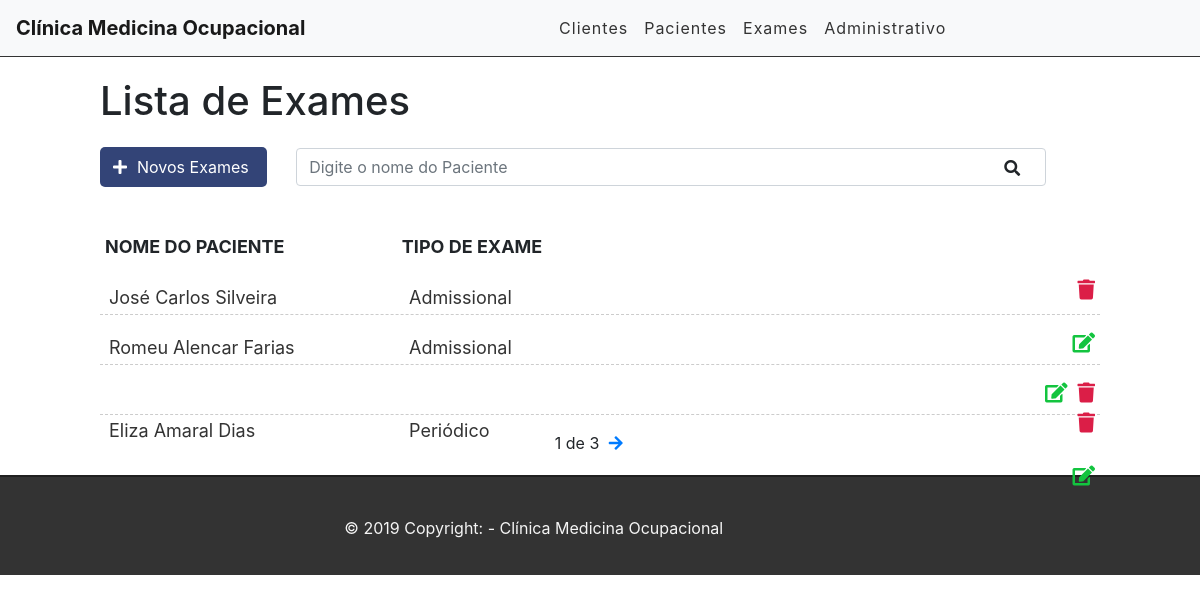
The page /lista_exames on the database its author committed.
### clinica/models.py (models this page shows, shortened)
class Exame(models.Model):
    ESTADO = EstadosBrasileiros.estado_brasileiro
    nome_paciente = models.ForeignKey(Paciente, on_delete=models.CASCADE)
    tipo_exame = models.ForeignKey(TipoExame, on_delete=models.CASCADE)
    data_exame = models.DateTimeField(auto_now=False, auto_now_add=False)
    data_exame_devolucao = models.DateTimeField(auto_now=False, auto_now_add=False, blank=True, null=True)
    exames_padrao = models.TextField(blank=True, null=True, help_text=("Notas sobre o paciente"))
    lista_exames = models.TextField(blank=True, null=True, help_text=("Exames ecolhidos par ao paciente"))
    obs_exame = models.TextField(blank=True, null=True, help_text=("Notas sobre o paciente"))

class Paciente(models.Model):
    ESTADO = EstadosBrasileiros.estado_brasileiro
    nome = models.CharField(verbose_name='NOME',max_length=70, null=False)
    cpf = models.CharField(verbose_name='CPF', max_length=11, null=False)
    genero = models.ForeignKey(Genero, verbose_name='GÊNERO', on_delete=models.CASCADE)
    aniversario = models.DateField(verbose_name='ANIVERSÁRIO', auto_now=False, auto_now_add=False)
    empresa = models.ForeignKey(Cliente, verbose_name='EMPRESA', on_delete=models.CASCADE)
    cep = models.CharField(verbose_name='CEP', max_length=8, null=False)
    rua = models.CharField(verbose_name='RUA', max_length=100, null=False)
    numero = models.DecimalField(verbose_name='NÚMERO', max_digits=6, decimal_places=0, default=0)
    bairro = models.CharField(verbose_name='BAIRRO', max_length=100, null=False)
    cidade = models.CharField(verbose_name='CIDADE', max_length=100, null=False)
    estado = models.CharField(verbose_name='ESTADO', max_length=60, choices=ESTADO, null=False)
    foto = models.ImageField(verbose_name='FOTO', blank=True, null=True)
    def __str__(self):
        return str(self.nome) #+ ' - ' + str(self.cpf)

class TipoExame(models.Model):
    nome_tipo = models.CharField(max_length=30, null=False)
    def __str__(self):
        return self.nome_tipo

### clinica/views.py (the view)
# urls.py: path('lista_exames', views.listaExames, name='url-lista-exames'),
def listaExames(request):
    search = request.GET.get('search')
    if search:
        exames = Exame.objects.filter(nome_paciente__icontains=search)
    else:
        exame_list = Exame.objects.all()
        paginator = Paginator(exame_list, 3) #quantidde de linhas
        page = request.GET.get('page')
        exames = paginator.get_page(page)
    return render(request, 'clinica/lista-exames.html', {'exames': exames})

### clinica/templates/clinica/lista-exames.html (shortened to what this page needs)
{% extends 'base.html' %}
{% block content %}
<div class="offset-1 col-10 list-div">
    <h1>Lista de Exames</h1>
    <a id="add-link" href="new_exame/">
        <div class="col-2 add-div">
            <i class="fas fa-plus"></i>Novos Exames
        </div>
    </a>
    <div class="col-9 search-div">
        <form method="GET" id="search-form">
            <input class="form-control" type="search" id="search" name="search" placeholder="Digite o nome do Paciente" value="{{request.GET.search}}">
            <i class="fas fa-search"></i>
        </form>
    </div>
    <table class="minhaTabela4">
        <thead>
            <tr>
                <td><b><br>NOME DO PACIENTE</b></td></a>
                <td><b><br>TIPO DE EXAME</b></td>
                <td> </td>
                <td> </td>
            </tr>
        </thead>
    </table>
    <ul class="task-list">
            {% for exame in exames %}
            <li class="task-item">
                <span><a href="/lista_views_exames/{{ exame.id }}">
                    <div class="col-11 alinha-col1">
                        <table class="minhaTabela">
                        <tr>
                            <td>{{ exame.nome_paciente }}</td></a>
                            <td>{{ exame.tipo_exame }}</td>
                    </div>
                </span>
                <a href="delete_exame/{{exame.id}}" class="delete-btn"><span><i class="fas fa-trash"></i></span></a>
                <a href="edite_exame/{{exame.id}}"><span><i class="fas fa-edit"></i></span></a>
            </li>
            {% endfor %}
    <div class="pagination">
        <span class="step-links">
            {% if exames.paginator.num_pages %}
            <span class="current">
                {{exames.number}} de {{exames.paginator.num_pages}}
            </span>
            {% endif %}
            {% if exames.has_next %}
                <a href="?page={{exames.next_page_number}}"><i class="fas fa-arrow-right"></i></a>
            {% endif %}
        </span>
    </div>
{% endblock %}

### clinica/static/css/styles.css (style rules this page uses)
#add-link { text-decoration: none; }
.add-div { background-color:#347; cursor: pointer; display: inline-block; color: #FFF; padding: 8px; border-radius: 5px; margin-right: 25px; }
.alinha-col1 { cursor: pointer; display: inline-block; color: #333; padding: 8px; border-radius: 5px; margin-right: 25px; }
.minhaTabela tr td { font-size: 18px; text-align: left; width: 300px; cursor: pointer; border-collapse: collapse; }
.minhaTabela4 tr td { font-size: 18px; text-align: left; width: 3000px; margin-right: 3000px; padding: 5px; cursor: pointer; }
.fas.fa-plus { color: #FFF; margin-right: 10px; margin-left: 5px; }
.fas.fa-search { position: absolute; top: 12px; right: 26px; cursor: pointer; }
.search-div { padding: 0px; margin-top: 15px; margin-bottom: 15px; display: inline-block; }
.list-div { padding: 0; }
.task-list { padding: 0; }
.task-item { list-style: none; font-size: 20px; height: 50px; padding-top: 10px; border-bottom: 1px dashed #ccc; }
.fas.fa-trash, .fas.fa-edit { cursor: pointer; margin: 5px; font-size: 20px; float: right; }
.fas.fa-trash { color: #db1e47; }
.fas.fa-edit { color: #13c43f; }
.pagination { margin-bottom: 20px; }
.step-links { position: relative; margin-left: auto; margin-right: auto; }
.step-links .current { margin-left: 5px; margin-right: 5px; }

### rows shown on the page
Exame: nome_paciente "José Carlos Silveira", tipo_exame "Admissional"
Exame: nome_paciente "Romeu Alencar Farias", tipo_exame "Admissional"
Exame: nome_paciente "Eliza Amaral Dias", tipo_exame "Periódico"

### other values the page prints
{{ exames.number }} "1"
{{ exames.paginator.num_pages }} "3"
